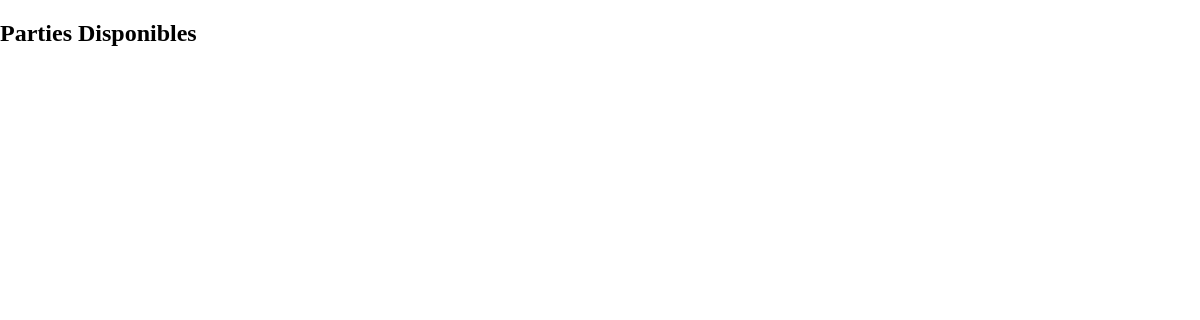
Page /classic_games on the earlier database version.
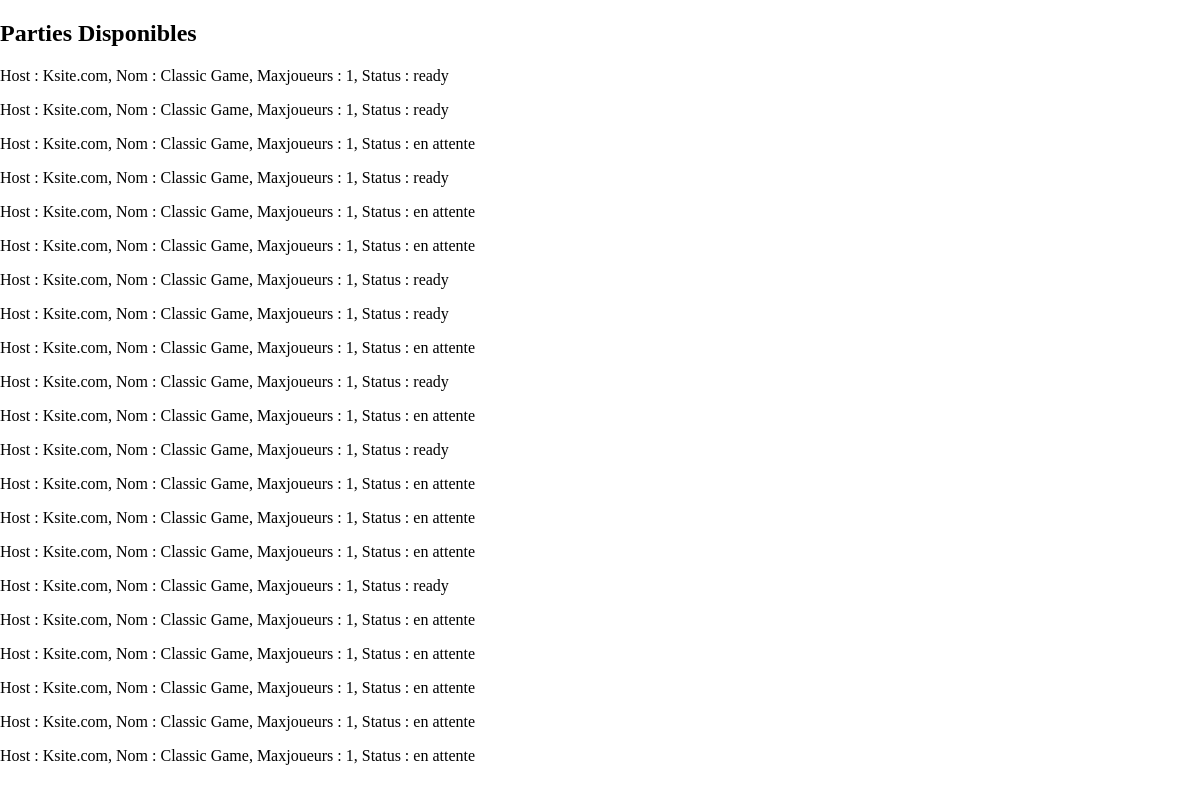
Same page on the later database version.
### tables this page shows
CREATE TABLE classic (
    id INTEGER PRIMARY KEY AUTOINCREMENT,
    host TEXT,
    name TEXT,
    status TEXT NOT NULL,
    maxplayers INT,
    creation TIMESTAMP
);

### main.py (the view)
@app.route("/classic_games", methods=['GET', 'POST'])
def classic_games():
    liste_parties = get_classic_games()
    return render_template("./classic_games.html", gamelist=liste_parties, iter_liste=range(len(liste_parties)))

### matchmaking.py (called while the page is built)
def get_classic_games()->list[tuple]:
    try:
        con = sqlite3.connect("./database/database.db")
        cur = con.cursor()
        sqlreq = f"SELECT * FROM classic"
        res = cur.execute(sqlreq)
        reslist = res.fetchall()
        con.close()
        return reslist
    except Exception as erreur:
        print("Erreur dans get_classic_games() :", erreur)
        return []

### templates/classic_games.html (shortened to what this page needs)
<!DOCTYPE html>
<html>
<head>
    <link rel="stylesheet" href="{{url_for('static', filename='styles.css')}}">
</head>
<body>
    <main>
        <div>
            <h2> Parties Disponibles </h2>
            {% for i in iter_liste %}
                <p> Host : {{gamelist[i][1]}}, Nom : {{gamelist[i][2]}}, Maxjoueurs : {{gamelist[i][4]}}, Status : {{gamelist[i][3]}}</p>
            {% endfor %}
        </div>
    </main>
</body>

### static/styles.css (style rules this page uses)
html { height: 100%; }
body { margin: 0px; height: 100%; }

Differences in the rows shown:
added classic: host "Ksite.com", name "Classic Game", maxplayers "1", status "ready"
added classic: host "Ksite.com", name "Classic Game", maxplayers "1", status "ready"
added classic: host "Ksite.com", name "Classic Game", maxplayers "1", status "en attente"
added classic: host "Ksite.com", name "Classic Game", maxplayers "1", status "ready"
added classic: host "Ksite.com", name "Classic Game", maxplayers "1", status "en attente"
added classic: host "Ksite.com", name "Classic Game", maxplayers "1", status "en attente"
added classic: host "Ksite.com", name "Classic Game", maxplayers "1", status "ready"
added classic: host "Ksite.com", name "Classic Game", maxplayers "1", status "ready"
added classic: host "Ksite.com", name "Classic Game", maxplayers "1", status "en attente"
added classic: host "Ksite.com", name "Classic Game", maxplayers "1", status "ready"
added classic: host "Ksite.com", name "Classic Game", maxplayers "1", status "en attente"
added classic: host "Ksite.com", name "Classic Game", maxplayers "1", status "ready"
added classic: host "Ksite.com", name "Classic Game", maxplayers "1", status "en attente"
added classic: host "Ksite.com", name "Classic Game", maxplayers "1", status "en attente"
added classic: host "Ksite.com", name "Classic Game", maxplayers "1", status "en attente"
added classic: host "Ksite.com", name "Classic Game", maxplayers "1", status "ready"
added classic: host "Ksite.com", name "Classic Game", maxplayers "1", status "en attente"
added classic: host "Ksite.com", name "Classic Game", maxplayers "1", status "en attente"
added classic: host "Ksite.com", name "Classic Game", maxplayers "1", status "en attente"
added classic: host "Ksite.com", name "Classic Game", maxplayers "1", status "en attente"
added classic: host "Ksite.com", name "Classic Game", maxplayers "1", status "en attente"
Other differences:
new list line: "Host : , Nom : , Maxjoueurs : , Status :"
